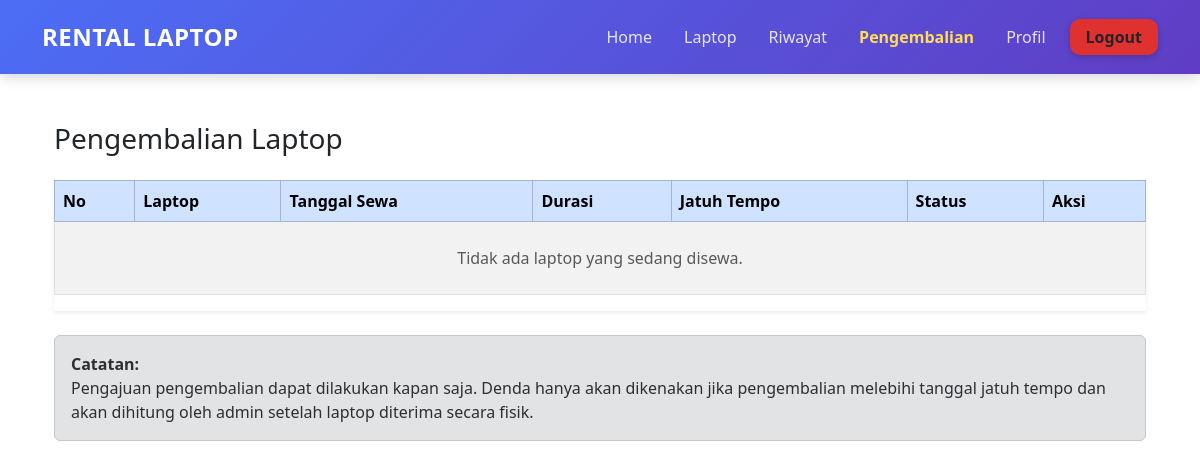
The app's page /user/pengembalian.php (signed in), older data.
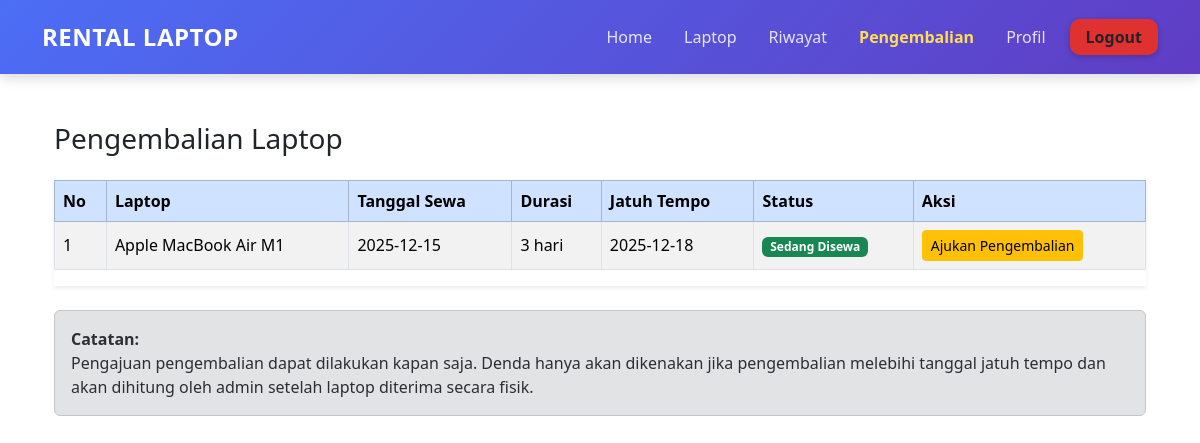
The same page, newer data.
### tables this page shows
CREATE TABLE `tb_pesanan` (
  `id_pesanan` int NOT NULL AUTO_INCREMENT,
  `id_laptop` int NOT NULL,
  `id_user` int NOT NULL,
  `tanggal_sewa` date NOT NULL,
  `durasi` int NOT NULL,
  `total_harga` int NOT NULL,
  `status` enum('Menunggu','Menunggu Pembayaran','Menunggu Konfirmasi','Disetujui','Ditolak','Masa Sewa Berakhir','Menunggu Pengembalian','Selesai','Ditolak Pembayaran') NOT NULL,
  `bukti` varchar(255) DEFAULT NULL,
  `metode_bayar` varchar(20) DEFAULT NULL,
  `rekening_tujuan` varchar(50) DEFAULT NULL,
  PRIMARY KEY (`id_pesanan`),
  KEY `id_laptop` (`id_laptop`),
  KEY `id_user` (`id_user`),
  CONSTRAINT `tb_pesanan_ibfk_1` FOREIGN KEY (`id_laptop`) REFERENCES `tb_laptop` (`id_laptop`) ON DELETE RESTRICT ON UPDATE RESTRICT,
  CONSTRAINT `tb_pesanan_ibfk_2` FOREIGN KEY (`id_user`) REFERENCES `tb_user` (`id_user`) ON DELETE RESTRICT ON UPDATE RESTRICT
);

CREATE TABLE `tb_laptop` (
  `id_laptop` int NOT NULL AUTO_INCREMENT,
  `nama` varchar(100) NOT NULL,
  `foto` varchar(255) DEFAULT NULL,
  `spesifikasi` text NOT NULL,
  `harga_per_hari` int DEFAULT NULL,
  `stok` int NOT NULL,
  `status` enum('Tersedia','Disewa') NOT NULL,
  `harga` int NOT NULL,
  PRIMARY KEY (`id_laptop`)
);

### user/pengembalian.php (the view, shortened to what this page needs)
<?php
require "../config/database.php";
$id_user = $_SESSION["id_user"];
$sql = "
    SELECT
        p.id_pesanan,
        p.tanggal_sewa,
        p.durasi,
        p.status,
        l.nama AS nama_laptop
    FROM tb_pesanan p
    JOIN tb_laptop l ON p.id_laptop = l.id_laptop
    WHERE p.id_user='$id_user'
    AND p.status='Disetujui'
    ORDER BY p.id_pesanan DESC
";
$data = $conn->query($sql);
?>
<!DOCTYPE html>
<html lang="id">
<head>
    <link href="https://cdn.jsdelivr.net/npm/bootstrap@5.3.2/dist/css/bootstrap.min.css" rel="stylesheet">
</head>
<body>
<?php require "../assets/user-header.php"; ?>
<div class="container mt-5">
    <h3 class="mb-4">Pengembalian Laptop</h3>
    <div class="table-responsive shadow-sm">
        <table class="table table-bordered table-striped align-middle">
            <thead class="table-primary">
                <tr>
                    <th>No</th>
                    <th>Laptop</th>
                    <th>Tanggal Sewa</th>
                    <th>Durasi</th>
                    <th>Jatuh Tempo</th>
                    <th>Status</th>
                    <th>Aksi</th>
                </tr>
            </thead>
            <tbody>
            <?php
            $no = 1;
            if ($data->num_rows == 0): ?>
                <tr>
                    <td colspan="7" class="text-center py-4 text-muted">
                        Tidak ada laptop yang sedang disewa.
                    </td>
                </tr>
            <?php else: ?>
                <?php foreach ($data as $p): ?>
                    <?php
                        $jatuh_tempo = date('Y-m-d', strtotime($p['tanggal_sewa'] . " + {$p['durasi']} days"));
                    ?>
                    <tr>
                        <td><?= $no++; ?></td>
                        <td><?= $p['nama_laptop']; ?></td>
                        <td><?= $p['tanggal_sewa']; ?></td>
                        <td><?= $p['durasi']; ?> hari</td>
                        <td><?= $jatuh_tempo; ?></td>
                        <td>
                            <span class="badge bg-success">Sedang Disewa</span>
                        </td>
                        <td>
                            <form method="POST" onsubmit="return confirm('Yakin ingin mengajukan pengembalian?');">
                                <button type="submit" name="ajukan" class="btn btn-warning btn-sm">
                                    Ajukan Pengembalian
                                </button>
                            </form>
                        </td>
                    </tr>
                <?php endforeach; ?>
            <?php endif; ?>
            </tbody>
        </table>
    </div>
    <div class="alert alert-secondary mt-4">
        <strong>Catatan:</strong><br>
        Pengajuan pengembalian dapat dilakukan kapan saja.
        Denda hanya akan dikenakan jika pengembalian melebihi tanggal jatuh tempo
        dan akan dihitung oleh admin setelah laptop diterima secara fisik.
    </div>
</div>
</body>
</html>

Row changes from the older to the newer data that the page shows:
added tb_pesanan: id_laptop.nama "Apple MacBook Air M1", tanggal_sewa "2025-12-15", durasi "3", jatuh_tempo "2025-12-18"
Text that changed along with them:
text no longer shown: "Tidak ada laptop yang sedang disewa."
